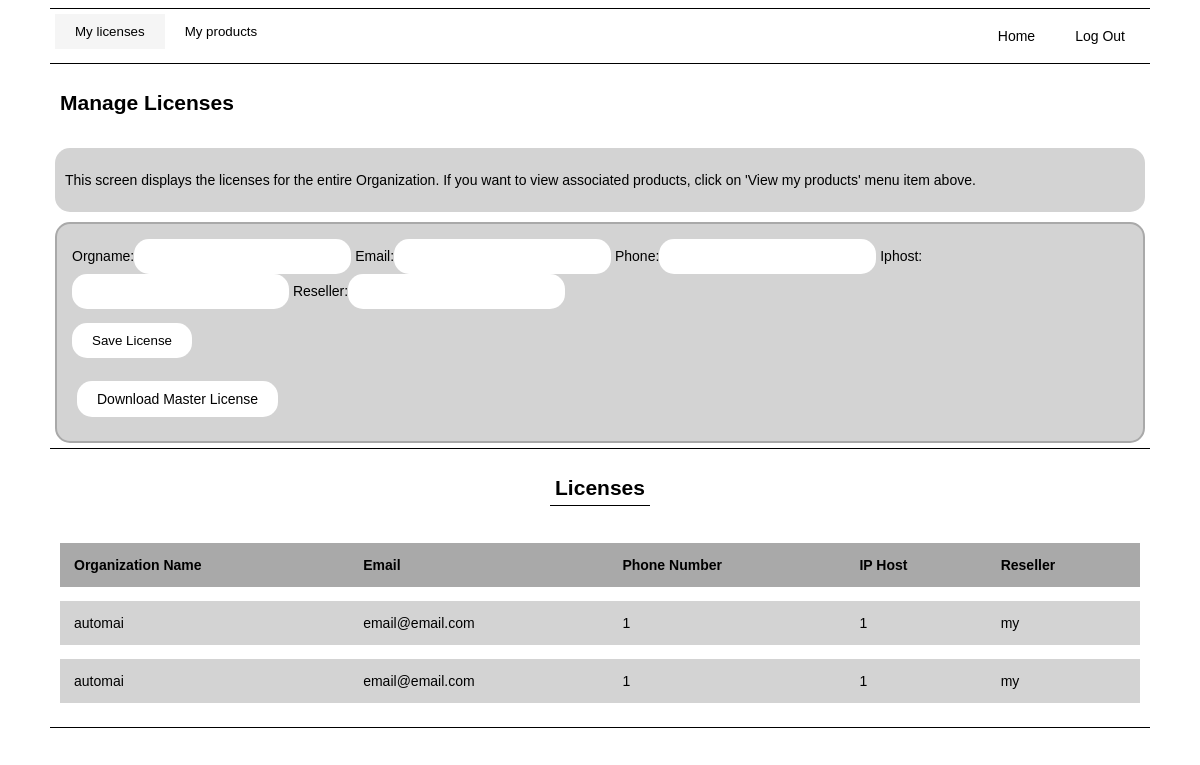
Screenshot of /master-license-generator/ (signed in) with the database file from the repository.
### MasterLicenseGeneratorApp/models.py (models this page shows, shortened)
class MasterLicense(models.Model):
    m_organizationName = models.CharField(max_length=200, default="N/A")
    m_IP_Host = models.CharField(max_length=200, default="N/A")
    m_emailAddress = models.EmailField(max_length=200, default="N/A")
    m_phoneNumber = models.CharField(max_length=200, default="N/A")
    m_user = models.CharField(max_length=200, default="N/A")
    m_textFile = models.CharField(max_length=200000, default="N/A")
    m_licenseType = models.CharField(max_length=200, default="N/A")
    m_licenseCreationTime = models.DateTimeField(auto_now_add=True)
    m_notes = models.CharField(max_length=200000, default="N/A")
    m_active = models.CharField(max_length=200, default="yes")
    m_reseller = models.CharField(max_length=500, default="N/A")

### MasterLicenseGeneratorApp/views.py (the view)
# urls.py: path('', views.generate_licenses, name='generate_licenses'),
@login_required
def generate_licenses(request):
    current_user = request.user
    user_id = current_user.id
    user_email = current_user.email
    contact_data = Contact.objects.filter(user_id=user_id).get()
    user_role = contact_data.role
    org_id = contact_data.organization_id
    org_data = Organization.objects.filter(id=org_id).get()
    user_org = org_data.org_name
    product_entitlements = Entitlement.objects.filter(organization_id=org_id)
    print(product_entitlements)
    master_licenses = MasterLicense.objects.filter(m_organizationName=user_org)
    print(master_licenses)
    if request.method == "POST":
        ml = MasterLicense()
        ml.m_licenseType = "Master License"
        ml.m_organizationName = request.POST.get('orgname', '')
        ml.m_emailAddress = request.POST.get('email', '')
        ml.m_phoneNumber = request.POST.get('phone', '')
        tmp_master_license_host_ip = request.POST.get('iphost', '')
        ml.m_IP_Host = tmp_master_license_host_ip.strip()
        ml.m_reseller =  request.POST.get('reseller', '')
        ml.save()
        cleartextheader = ml.get_master_license_header()
        codedKeysText = ""
        codeKeysText = "MKey = thisKey \n"
        grades = request.POST.get('grade', '')
        grade_arr = grades.split(';')
        grade_arr.pop()
        start_dates = request.POST.get('sd', '')
        start_date_arr = start_dates.split(';')
        start_date_arr.pop()
        end_dates = request.POST.get('ed', '')
        end_date_arr = end_dates.split(';')
        end_date_arr.pop()
        exp_dates = request.POST.get('exd', '')
        exp_date_arr = exp_dates.split(';')
        exp_date_arr.pop()
        support_ids = request.POST.get('sid', '')
        support_id_arr = support_ids.split(';')
        support_id_arr.pop()
        license_types = request.POST.get('perm', '')
        license_type_arr = license_types.split(';')
        license_type_arr.pop()
        number_ips = request.POST.get('ips', '')
        number_ips_arr = number_ips.split(';')
        number_ips_arr.pop()
        hostips_allowed = request.POST.get('hip', '')
        hostip_allowed_arr = hostips_allowed.split(';')
        hostip_allowed_arr.pop()
        logs = request.POST.get('log', '')
        log_arr = logs.split(';')
        log_arr.pop()
        tasks = request.POST.get('task', '')
        task_arr = tasks.split(';')
        task_arr.pop()
        nodes = request.POST.get('node', '')
        node_arr = nodes.split(';')
        node_arr.pop()
        systems = request.POST.get('sys', '')
        system_arr = systems.split(';')
        system_arr.pop()
        snmps = request.POST.get('snmp', '')
        snmp_arr = snmps.split(';')
        snmp_arr.pop()
        names = request.POST.get('name', '')
        product_name_arr = names.split(';')
        product_name_arr.pop()
        versions = request.POST.get('vers', '')
        product_vers_arr = versions.split(';')
        product_vers_arr.pop()
        num_stations = request.POST.get('station', '')
        num_stations_arr = num_stations.split(';')
        num_stations_arr.pop()
        for i in range (0, len(num_stations_arr)):
            print(i)
            clearTextLicenseLine = ""
            codedKeysLine = "Key%d="%i
            pl = ProductLicense()
            pl.masterLicense = ml
            tmp_product_allowed_host_ip = hostip_allowed_arr[i]
            pl.m_host_IP = tmp_product_allowed_host_ip.strip()
            pl.m_stations = int(num_stations_arr[i])
            pl.m_ips = int(number_ips_arr[i])
            pl.m_task = int(task_arr[i])
            pl.m_log = int(log_arr[i])
            pl.m_node = int(node_arr[i])
            pl.m_sys = int(system_arr[i])
            pl.m_snmp = int(snmp_arr[i])
            pl.m_supportID = support_id_arr[i]
            pl.m_expirationDate = round(calendar.timegm(datetime.datetime.strptime(exp_date_arr[i], "%Y-%m-%d %H:%M:%S").timetuple()))
            pl.m_productName = product_name_arr[i]
            pl.m_productVersion = product_vers_arr[i]
            pl.m_grade = grade_arr[i]
            if (license_type_arr[i]=="true"):
                pl.m_permanent = 1
                pl.m_startDate = 0
                pl.m_endDate = 0
            else:
                pl.m_permanent = 0
                pl.m_startDate = round(calendar.timegm(datetime.datetime.strptime(start_date_arr[i], "%Y-%m-%d %H:%M:%S").timetuple()))
                pl.m_endDate = round(calendar.timegm(datetime.datetime.strptime(end_date_arr[i], "%Y-%m-%d %H:%M:%S").timetuple()))
            pl.m_lineNumber = i
            if (hostip_allowed_arr[i] == "token") or (hostip_allowed_arr[i] == "token24"):
                pl.m_licType = hostip_allowed_arr[i]
            else:
                pl.m_licType = "normal"
            pl.save()
            clearTextLicenseLine += pl.get_product_clear_text_line_m()
            codedKeysLine += pl.get_product_key(ml.m_organizationName) + "\n"
            clearTextLicenseLine += "\n"
            cleartextheader += clearTextLicenseLine
            codedKeysText += codedKeysLine
        cleartextheader += "\n\n"
        cleartextheader += codedKeysText
        BASE_DIR = os.path.dirname(os.path.dirname(__file__))
        outputFile = BASE_DIR + "/bin/licenseserver.lic"
        f = open(outputFile, "w")
        f.write(cleartextheader)
        final_data = {}
        final_data['success'] = True
        ml.m_textFile = cleartextheader
        ml.m_user = request.user.get_username()
        ml.save()
        logging.info("User: " + str(request.user.username) +
                    " has created Master License #: " + str(ml.id))
        print(final_data)
        search_form = SearchForm()
        save_license_form = SaveLicenseForm()
        context = {'search_form':search_form, 'save_license_form':save_license_form}
        return render(request, 'MasterLicenseGeneratorApp/generate-licenses.html', context=context)
    else:
        search_form = SearchForm()
        save_license_form = SaveLicenseForm()
        context = {'search_form':search_form,
                   'save_license_form':save_license_form,
                   'product_entitlements':product_entitlements,
                   'master_licenses':master_licenses}
        return render(request, 'MasterLicenseGeneratorApp/generate-licenses.html', context=context)

### MasterLicenseGeneratorApp/forms.py
class SearchForm(forms.Form):
    search_query = forms.CharField(max_length=50, label='')
    def __init__(self, *args, **kwargs):
        super(SearchForm, self).__init__(*args, **kwargs)
        self.fields["search_query"].widget.attrs['class'] = "CharField"

class SaveLicenseForm(forms.Form):
    orgname = forms.CharField(max_length=50)
    email = forms.EmailField(max_length=50)
    phone = forms.IntegerField(max_value=9999999999)
    iphost = forms.IntegerField(max_value=12)
    reseller = forms.CharField(max_length=50)

### manage_contacts/models.py (called while the page is built)
    def __str__(self):
        return self.organization.org_name + "-" + self.product_name

### MasterLicenseGeneratorApp/templates/MasterLicenseGeneratorApp/generate-licenses.html (shortened to what this page needs)
{% extends "base.html" %}
{% block head %}
{% load static %}
<link rel="stylesheet" type="text/css" href="{% static 'MasterLicenseGeneratorApp/css/style.css' %}">
{% endblock head %}
{% block banner %}
<div class="flex-container flex-row border-top app-banner">
  <div class="tab">
  <button class="js-tablinks" id="js-default-open" onclick="changePage(event, 'licenses-tab')">My licenses</button>
  <button class="js-tablinks" onclick="changePage(event, 'products-tab')">My products</button>
  </div>
  <div class="nav-row navigation-buttons">
    <p><a href="{% url 'homepage' %}">Home</a></p>
    <p><a href="{% url 'logout' %}">Log Out</a></p>
  </div>
</div>
{% endblock banner %}
{% block main %}
<div class="flex-container">
<h2 class="text-container border-underline"> Manage Licenses </h2>
</div>
<div id="licenses-tab" class="js-tabcontent">
  <div class="flex-container">
    <div class="flex-container container-border">
      <p class="text-container">
      This screen displays the licenses for the entire Organization. If you want to view associated products,
      click on 'View my products' menu item above.
      </p>
    </div>
  </div>
  <div class="flex-container">
    <div class="widget-box">
      <form method = "post">
          {{ save_license_form }}
          <p><input class="button" type="submit" value="Save License"/></p>
      </form>
      <div class="flex-container navigation-buttons">
        <p><a href="{% url 'download_master_license_file' %}">Download Master License</a></p>
      </div>
    </div>
  </div>
  <div class="flex-container flex-center border-top">
    <h2 class="text-container border-bottom"> Licenses </h2>
    <table>
      <tr>
        <th>Organization Name</th>
        <th>Email</th>
        <th>Phone Number</th>
        <th>IP Host</th>
        <th>Reseller</th>
      </tr>
      {% for master_license in master_licenses %}
        <tr>
          <td>{{ master_license.m_organizationName }}</td>
          <td>{{ master_license.m_emailAddress }}</td>
          <td>{{ master_license.m_phoneNumber }} </td>
          <td>{{ master_license.m_IP_Host }} </td>
          <td>{{ master_license.m_reseller }} </td>
        </tr>
      {% endfor %}
    </table>
  </div>
</div>
<div class="flex-container border-top">
{% endblock main%}

### static/css/licensepgm/style.css (style rules this page uses)
body { margin-left:50px; margin-right:50px; font-size: 14px; font-family: arial; background: white; }
a { background-color:white; color: black; border: 1px solid black; text-align: center; padding: 10px 20px; text-decoration: none; }
input { background-color:white; color: black; border: 1px solid black; text-align: left; padding:10px 20px; text-decoration: none; }
button { background-color:white; color: black; border: 1px solid black; text-align: center; padding: 10px 20px; text-decoration: none; }
input.button { background-color:white; color: black; border: 1px solid black; text-align: center; padding: 10px 20px; text-decoration: none; display: inline-block; }
.tab { width:fit-content; height: fit-content; overflow: hidden; }
.tab button { float: left; border: none; outline: none; cursor: pointer; padding: 10px 20px; }
.tab button.active { background-color: whitesmoke; }
.js-tabcontent { display: none; }
.app-banner { padding:5px; border-bottom: 1px solid black; }
.navigation-buttons a { border: none; }
.nav-row { display: flex; flex-direction: row; margin-left:auto; width:fit-content; height: fit-content; overflow: hidden; }
.widget-box { width:fit-content; block-size: fit-content; border:2px solid darkgray; border-radius: 15px; padding: 15px; background-color: lightgray; }
.widget-box input { border:none; border-radius: 15px; outline:none; }
.widget-box a { border:none; border-radius: 15px; outline:none; }
.container-border { border:none; border-radius: 15px; outline:none; background-color: lightgray; }
table { border-spacing: 0em 1em; width: 100%; text-align:left; overflow-y:auto; padding:5px; }
tr:nth-child(1) { background-color: darkgray; color: inherit; }
th { padding:1em; }
td { background: lightgray; color: black; padding:1em; }
.flex-container { display:flex; flex-direction: column; padding:5px; }
.text-container { padding:5px; display:block; width:fit-content; height: fit-content; text-align: center; }
.border-top { border-top: 1px solid black; }
.border-bottom { border-bottom: 1px solid black; }
.flex-row { flex-direction: row; }
.flex-center { align-items: center; justify-content: center; }

### rows the page displays
MasterLicense: m_organizationName "automai", m_emailAddress "email@email.com", m_phoneNumber "1", m_IP_Host "1", m_reseller "my"
MasterLicense: m_organizationName "automai", m_emailAddress "email@email.com", m_phoneNumber "1", m_IP_Host "1", m_reseller "my"
